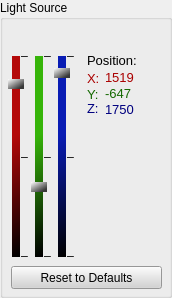
   <widget class="QGroupBox" name="gb_light">
    <property name="geometry">
     <rect>
      <x>604</x>
      <y>258</y>
      <width>172</width>
      <height>298</height>
     </rect>
    </property>
    <property name="title">
     <string>Light Source</string>
    </property>
    <widget class="QPushButton" name="btn_resetLight">
     <property name="geometry">
      <rect>
       <x>11</x>
       <y>266</y>
       <width>151</width>
       <height>23</height>
      </rect>
     </property>
     <property name="styleSheet">
      <string notr="true">background-color: rgb(211, 211, 211);</string>
     </property>
     <property name="text">
      <string>Reset to Defaults</string>
     </property>
    </widget>
    <widget class="QSlider" name="vs_LightY">
     <property name="geometry">
      <rect>
       <x>31</x>
       <y>56</y>
       <width>16</width>
       <height>201</height>
      </rect>
     </property>
     <property name="styleSheet">
      <string notr="true">QSlider::groove:vertical {
    background: qlineargradient(spread:pad, x1:0.517, y1:1, x2:0.494, y2:0, stop:0 rgba(0, 0, 0, 255), stop:0.607955 rgba(54, 180, 9, 255));
    position: absolute;
    left: 4px; right: 4px;
}

QSlider::handle:vertical {
    height: 10px;
    background: qlineargradient(spread:pad, x1:0.79, y1:0.846591, x2:0, y2:0, stop:0 rgba(57, 57, 57, 255), stop:1 rgba(255, 255, 255, 255));
    margin: 0 -4px;
}

QSlider::handle:vertical:hover
{
    border: 2px solid rgb(208, 208, 208);
}</string>
     </property>
     <property name="minimum">
      <number>-2000</number>
     </property>
     <property name="maximum">
      <number>2000</number>
     </property>
     <property name="singleStep">
      <number>4</number>
     </property>
     <property name="value">
      <number>-647</number>
     </property>
     <property name="orientation">
      <enum>Qt::Vertical</enum>
     </property>
     <property name="tickPosition">
      <enum>QSlider::NoTicks</enum>
     </property>
     <property name="tickInterval">
      <number>0</number>
     </property>
    </widget>
    <widget class="QLabel" name="label_40">
     <property name="geometry">
      <rect>
       <x>21</x>
       <y>42</y>
       <width>16</width>
       <height>16</height>
      </rect>
     </property>
     <property name="text">
      <string>_</string>
     </property>
    </widget>
    <widget class="QLabel" name="label_41">
     <property name="geometry">
      <rect>
       <x>44</x>
       <y>242</y>
       <width>16</width>
       <height>16</height>
      </rect>
     </property>
     <property name="text">
      <string>_</string>
     </property>
    </widget>
    <widget class="QLabel" name="label_46">
     <property name="geometry">
      <rect>
       <x>67</x>
       <y>143</y>
       <width>16</width>
       <height>16</height>
      </rect>
     </property>
     <property name="text">
      <string>_</string>
     </property>
    </widget>
    <widget class="QLabel" name="label_39">
     <property name="geometry">
      <rect>
       <x>21</x>
       <y>143</y>
       <width>16</width>
       <height>16</height>
      </rect>
     </property>
     <property name="text">
      <string>_</string>
     </property>
    </widget>
    <widget class="QLabel" name="label_42">
     <property name="geometry">
      <rect>
       <x>44</x>
       <y>143</y>
       <width>16</width>
       <height>16</height>
      </rect>
     </property>
     <property name="text">
      <string>_</string>
     </property>
    </widget>
    <widget class="QSlider" name="vs_LightZ">
     <property name="geometry">
      <rect>
       <x>54</x>
       <y>56</y>
       <width>16</width>
       <height>201</height>
      </rect>
     </property>
     <property name="styleSheet">
      <string notr="true">QSlider::groove:vertical {
    background: qlineargradient(spread:pad, x1:0.517, y1:1, x2:0.494, y2:0, stop:0 rgba(0, 0, 0, 255), stop:0.607955 rgba(9, 28, 180, 255));
    position: absolute;
    left: 4px; right: 4px;
}

QSlider::handle:vertical {
    height: 10px;
    background: qlineargradient(spread:pad, x1:0.79, y1:0.846591, x2:0, y2:0, stop:0 rgba(57, 57, 57, 255), stop:1 rgba(255, 255, 255, 255));
    margin: 0 -4px;
}

QSlider::handle:vertical:hover
{
    border: 2px solid rgb(208, 208, 208);
}</string>
     </property>
     <property name="minimum">
      <number>-2000</number>
     </property>
     <property name="maximum">
      <number>2000</number>
     </property>
     <property name="value">
      <number>1750</number>
     </property>
     <property name="orientation">
      <enum>Qt::Vertical</enum>
     </property>
     <property name="tickPosition">
      <enum>QSlider::NoTicks</enum>
     </property>
     <property name="tickInterval">
      <number>0</number>
     </property>
    </widget>
    <widget class="QLabel" name="label_45">
     <property name="geometry">
      <rect>
       <x>44</x>
       <y>42</y>
       <width>16</width>
       <height>16</height>
      </rect>
     </property>
     <property name="text">
      <string>_</string>
     </property>
    </widget>
    <widget class="QSlider" name="vs_LightX">
     <property name="geometry">
      <rect>
       <x>8</x>
       <y>56</y>
       <width>16</width>
       <height>201</height>
      </rect>
     </property>
     <property name="styleSheet">
      <string notr="true">QSlider::groove:vertical {
    background: qlineargradient(spread:pad, x1:0.517, y1:1, x2:0.494, y2:0, stop:0 rgba(0, 0, 0, 255), stop:0.607955 rgba(180, 9, 9, 255));
    position: absolute;
    left: 4px; right: 4px;
}

QSlider::handle:vertical {
    height: 10px;
    background: qlineargradient(spread:pad, x1:0.79, y1:0.846591, x2:0, y2:0, stop:0 rgba(57, 57, 57, 255), stop:1 rgba(255, 255, 255, 255));
    margin: 0 -4px;
}

QSlider::handle:vertical:hover
{
    border: 2px solid rgb(208, 208, 208);
}</string>
     </property>
     <property name="minimum">
      <number>-2000</number>
     </property>
     <property name="maximum">
      <number>2000</number>
     </property>
     <property name="value">
      <number>1519</number>
     </property>
     <property name="orientation">
      <enum>Qt::Vertical</enum>
     </property>
     <property name="tickPosition">
      <enum>QSlider::NoTicks</enum>
     </property>
     <property name="tickInterval">
      <number>0</number>
     </property>
    </widget>
    <widget class="QLabel" name="label_43">
     <property name="geometry">
      <rect>
       <x>21</x>
       <y>242</y>
       <width>16</width>
       <height>16</height>
      </rect>
     </property>
     <property name="text">
      <string>_</string>
     </property>
    </widget>
    <widget class="QLabel" name="label_44">
     <property name="geometry">
      <rect>
       <x>67</x>
       <y>242</y>
       <width>16</width>
       <height>16</height>
      </rect>
     </property>
     <property name="text">
      <string>_</string>
     </property>
    </widget>
    <widget class="QLabel" name="label_38">
     <property name="geometry">
      <rect>
       <x>67</x>
       <y>42</y>
       <width>16</width>
       <height>16</height>
      </rect>
     </property>
     <property name="text">
      <string>_</string>
     </property>
    </widget>
    <widget class="QLabel" name="lbl_LightX">
     <property name="geometry">
      <rect>
       <x>105</x>
       <y>71</y>
       <width>47</width>
       <height>13</height>
      </rect>
     </property>
     <property name="font">
      <font>
       <family>Arial</family>
       <pointsize>10</pointsize>
      </font>
     </property>
     <property name="styleSheet">
      <string notr="true">color: rgb(170, 0, 0);</string>
     </property>
     <property name="text">
      <string>1519</string>
     </property>
    </widget>
    <widget class="QLabel" name="label_50">
     <property name="geometry">
      <rect>
       <x>87</x>
       <y>86</y>
       <width>16</width>
       <height>16</height>
      </rect>
     </property>
     <property name="font">
      <font>
       <family>Arial</family>
       <pointsize>10</pointsize>
      </font>
     </property>
     <property name="styleSheet">
      <string notr="true">color: rgb(19, 104, 0);</string>
     </property>
     <property name="text">
      <string>Y:</string>
     </property>
    </widget>
    <widget class="QLabel" name="label_49">
     <property name="geometry">
      <rect>
       <x>87</x>
       <y>70</y>
       <width>16</width>
       <height>16</height>
      </rect>
     </property>
     <property name="font">
      <font>
       <family>Arial</family>
       <pointsize>10</pointsize>
      </font>
     </property>
     <property name="styleSheet">
      <string notr="true">color: rgb(170, 0, 0);</string>
     </property>
     <property name="text">
      <string>X:</string>
     </property>
    </widget>
    <widget class="QLabel" name="label_48">
     <property name="geometry">
      <rect>
       <x>87</x>
       <y>100</y>
       <width>16</width>
       <height>16</height>
      </rect>
     </property>
     <property name="font">
      <font>
       <family>Arial</family>
       <pointsize>10</pointsize>
      </font>
     </property>
     <property name="styleSheet">
      <string notr="true">color: rgb(0, 0, 127);</string>
     </property>
     <property name="text">
      <string>Z:</string>
     </property>
    </widget>
    <widget class="QLabel" name="label_47">
     <property name="geometry">
      <rect>
       <x>87</x>
       <y>52</y>
       <width>51</width>
       <height>16</height>
      </rect>
     </property>
     <property name="font">
      <font>
       <family>Arial</family>
       <pointsize>10</pointsize>
      </font>
     </property>
     <property name="text">
      <string>Position:</string>
     </property>
    </widget>
    <widget class="QLabel" name="lbl_LightZ">
     <property name="geometry">
      <rect>
       <x>105</x>
       <y>103</y>
       <width>47</width>
       <height>13</height>
      </rect>
     </property>
     <property name="font">
      <font>
       <family>Arial</family>
       <pointsize>10</pointsize>
      </font>
     </property>
     <property name="styleSheet">
      <string notr="true">color: rgb(0, 0, 127);</string>
     </property>
     <property name="text">
      <string>1750</string>
     </property>
    </widget>
    <widget class="QLabel" name="lbl_LightY">
     <property name="geometry">
      <rect>
       <x>105</x>
       <y>87</y>
       <width>47</width>
       <height>13</height>
      </rect>
     </property>
     <property name="font">
      <font>
       <family>Arial</family>
       <pointsize>10</pointsize>
      </font>
     </property>
     <property name="styleSheet">
      <string notr="true">color: rgb(19, 104, 0);</string>
     </property>
     <property name="text">
      <string>-647</string>
     </property>
    </widget>
    <zorder>btn_resetLight</zorder>
    <zorder>label_46</zorder>
    <zorder>label_39</zorder>
    <zorder>label_42</zorder>
    <zorder>vs_LightX</zorder>
    <zorder>label_43</zorder>
    <zorder>label_40</zorder>
    <zorder>vs_LightY</zorder>
    <zorder>label_41</zorder>
    <zorder>label_45</zorder>
    <zorder>vs_LightZ</zorder>
    <zorder>label_44</zorder>
    <zorder>label_38</zorder>
    <zorder>lbl_LightX</zorder>
    <zorder>label_50</zorder>
    <zorder>label_49</zorder>
    <zorder>label_48</zorder>
    <zorder>label_47</zorder>
    <zorder>lbl_LightZ</zorder>
    <zorder>lbl_LightY</zorder>
   </widget>
